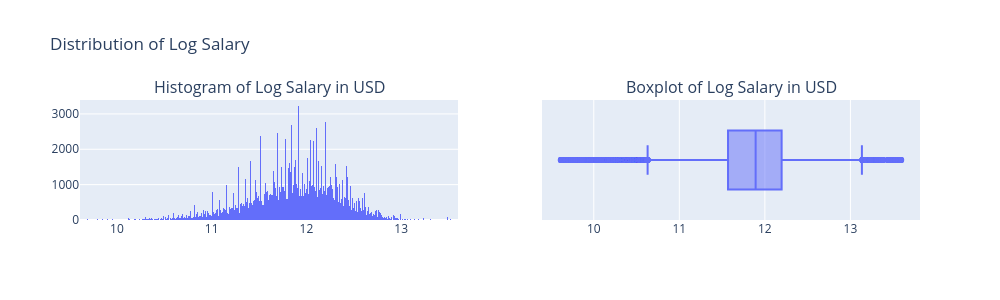

Notebook cell for this chart:
### Markdown cell above
We can see that our target distribution is right-skewed, which is very common for salary distributions. We can also spot a lot of outliers. 

Considering this situation, it could be a good idea to apply some transformations for modelling, like log transformation or Box-Cox transformation, since many machine learning algorithms work best with normal response.

Let's plot the distribution of the log-transformed variable to see if it is more normally distributed:

### Code cell
import numpy as np

df['log_salary'] = np.log(df[target])

# Create a subplot grid
fig = make_subplots(rows=1, cols=2, subplot_titles=('Histogram of Log Salary in USD', 'Boxplot of Log Salary in USD'))

# Create Plotly Express figures
fig1 = px.histogram(x = df['log_salary'])
fig2 = px.box(x = df['log_salary'])

# Add the traces from each Plotly Express figure
for trace in fig1.data:
    fig.add_trace(trace, row=1, col=1)

for trace in fig2.data:
    fig.add_trace(trace, row=1, col=2)

# Update layout
fig.update_layout(height=300, width=1000, title_text="Distribution of Log Salary")

fig.show()

### Figure 1 — Plotly figure (JSON) as saved in the notebook; plotly's stock layout.template omitted (floating-point values rounded to 4 significant figures; data arrays with more than 128 entries replaced by an {"elided": "..."} marker saying what was removed)
{"data": [{"bingroup": "x", "hovertemplate": "x=%{x}<br>count=%{y}<extra></extra>", "legendgroup": "", "marker": {"color": "#636efa", "pattern": {"shape": ""}}, "name": "", "orientation": "v", "showlegend": false, "type": "histogram", "x": {"elided": "151445 float values"}, "xaxis": "x", "yaxis": "y"}, {"alignmentgroup": "True", "hovertemplate": "x=%{x}<extra></extra>", "legendgroup": "", "marker": {"color": "#636efa"}, "name": "", "notched": false, "offsetgroup": "", "orientation": "h", "showlegend": false, "type": "box", "x": {"elided": "151445 float values"}, "x0": " ", "xaxis": "x2", "y0": " ", "yaxis": "y2"}], "layout": {"annotations": [{"font": {"size": 16}, "showarrow": false, "text": "Histogram of Log Salary in USD", "x": 0.225, "xanchor": "center", "xref": "paper", "y": 1, "yanchor": "bottom", "yref": "paper"}, {"font": {"size": 16}, "showarrow": false, "text": "Boxplot of Log Salary in USD", "x": 0.775, "xanchor": "center", "xref": "paper", "y": 1, "yanchor": "bottom", "yref": "paper"}], "height": 300, "title": {"text": "Distribution of Log Salary"}, "width": 1000, "xaxis": {"anchor": "y", "domain": [0, 0.45]}, "xaxis2": {"anchor": "y2", "domain": [0.55, 1]}, "yaxis": {"anchor": "x", "domain": [0, 1]}, "yaxis2": {"anchor": "x2", "domain": [0, 1]}}}
